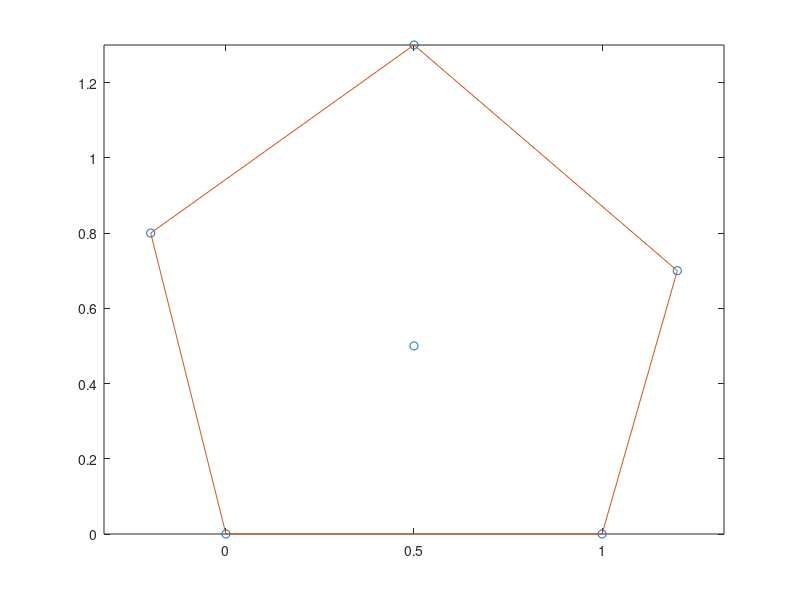

This chart was generated by the following MATLAB code:
% Compute and display the convex hull of a point set.
points = [0, 0; 1, 0; 1.2, 0.7; 0.5, 1.3; -0.2, 0.8; 0.5, 0.5];
indices = convhull(points(:, 1), points(:, 2));
figure();
plot(points(:, 1), points(:, 2), 'o');
hold on;
plot(points(indices, 1), points(indices, 2), '-');
axis equal;
